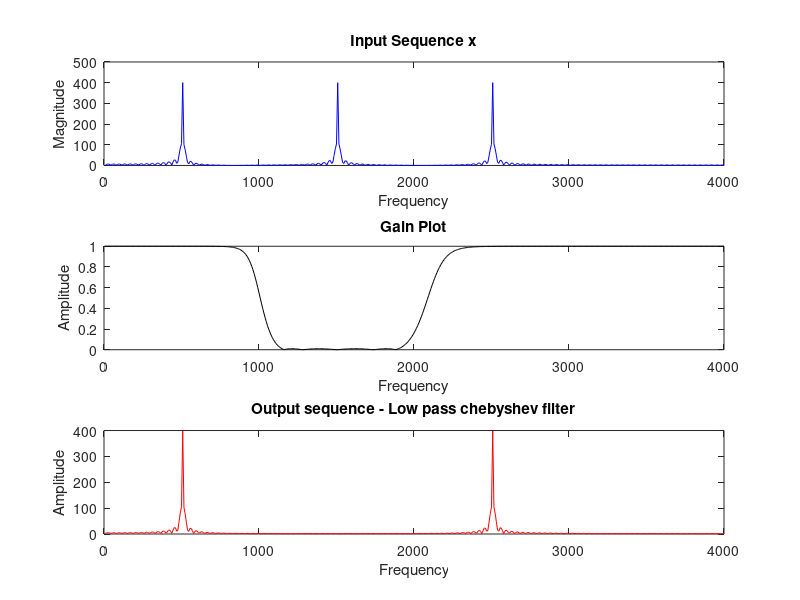

The MATLAB source for this figure:
%chebyshev IIR
%inputs
clc;
clear all;
close all;
fsamp= 8000;
fp= [1300 1700]; 
fs= [1100 1900]; 
ws= (2*fs)/fsamp; %digital
wp= (2*fp)/fsamp;
ap= 0.5;
as= 40;
f1= 500;
f2= 1500;
f3= 2500;
order=1024;
%input signals
t= 0:(1/fsamp):0.1;
x1 = sin(2*pi*f1*t);
x2 = sin(2*pi*f2*t);
x3 = sin(2*pi*f3*t);
x = x1+x2+x3;
%input spectrum
fft_x=fft(x,order);
for i=1:order
    fr(i)=i*(fsamp/order);
end
%band stop
[N,Ws]=cheb2ord(wp,ws,ap,as);
[b,a]= cheby2(N,as,Ws,'stop');
[h,f]= freqz(b,a,order/2,fsamp);
y1= filter(b,a,x);
fft_y1=fft(y1,order);
figure(1);
subplot(311)
plot(fr(1:order/2),abs(fft_x(1:order/2)),'b');
title('Input Sequence x');
xlabel('Frequency');
ylabel('Magnitude');
subplot(312) %gain
h1=abs(h)/max(abs(h));
plot(fr(1:order/2),(h1(1:order/2)),'k');
title('Gain Plot');
xlabel('Frequency'); 
ylabel('Amplitude');
subplot(313) %output
plot(fr(1:order/2),abs(fft_y1(1:order/2)),'r');
title('Output sequence - Low pass chebyshev filter');
xlabel('Frequency'); ylabel('Amplitude');